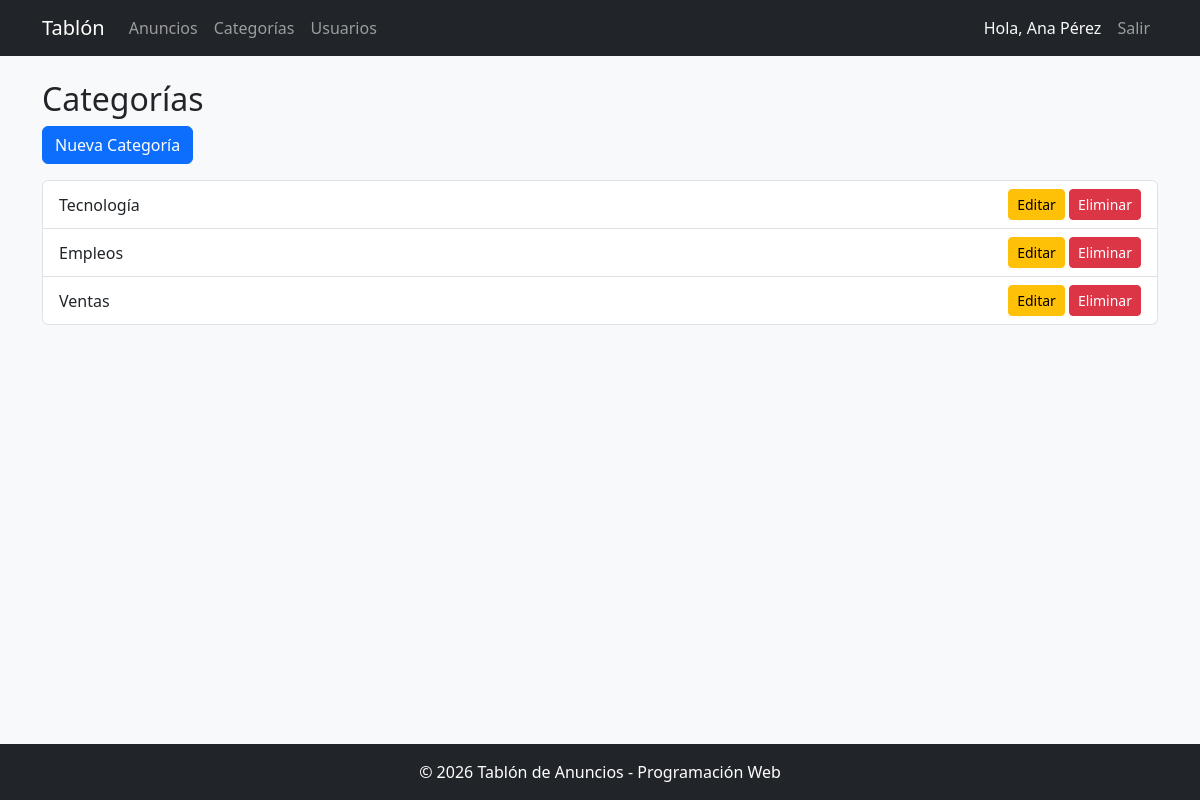
The page /categorias/ (signed in) on the database its author committed.
### app/models.py (models this page shows, shortened)
class Usuario(UserMixin, db.Model):
    __tablename__ = 'usuarios'
    id = db.Column(db.Integer, primary_key=True)
    nombre = db.Column(db.String(100), nullable=False)
    email = db.Column(db.String(120), unique=True, nullable=False)
    password_hash = db.Column(db.String(128), nullable=False)
    anuncios = db.relationship('Anuncio', backref='autor', lazy=True)

class Categoria(db.Model):
    __tablename__ = 'categorias'
    id = db.Column(db.Integer, primary_key=True)
    nombre = db.Column(db.String(50), unique=True, nullable=False)
    anuncios = db.relationship('Anuncio', backref='categoria', lazy=True)

### app/categorias/routes.py (the view)
@bp_categorias.route('/')
@login_required
def listar():
    categorias = Categoria.query.all()
    return render_template('categorias_listar.html', categorias=categorias)

### app/app.py (called while the page is built)
@login_manager.user_loader
def load_user(user_id):
    from app.models import Usuario
    return Usuario.query.get(int(user_id))

### app/categorias/templates/categorias_listar.html
{% extends "base.html" %}
{% block content %}
<h2>Categorías</h2>
<a href="{{ url_for('categorias.form') }}" class="btn btn-primary mb-3">Nueva Categoría</a>
<ul class="list-group">
    {% for c in categorias %}
    <li class="list-group-item d-flex justify-content-between align-items-center">
        {{ c.nombre }}
        <div>
            <a href="{{ url_for('categorias.form', id=c.id) }}" class="btn btn-sm btn-warning">Editar</a>
            <a href="{{ url_for('categorias.eliminar', id=c.id) }}" class="btn btn-sm btn-danger">Eliminar</a>
        </div>
    </li>
    {% endfor %}
</ul>
{% endblock %}

### app/templates/base.html (shortened to what this page needs)
<!DOCTYPE html>
<html lang="es">
<head>
    <link href="https://cdn.jsdelivr.net/npm/bootstrap@5.3.0/dist/css/bootstrap.min.css" rel="stylesheet">
</head>
<body class="d-flex flex-column min-vh-100 bg-light">
    <nav class="navbar navbar-expand-lg navbar-dark bg-dark">
        <div class="container">
            <a class="navbar-brand" href="{{ url_for('index') }}">Tablón</a>
            <div class="collapse navbar-collapse" id="navbarNav">
                <ul class="navbar-nav me-auto">
                    <li class="nav-item">
                        <a class="nav-link" href="{{ url_for('anuncios.listar') }}">Anuncios</a>
                    </li>
                    {% if current_user.is_authenticated %}
                    <li class="nav-item">
                        <a class="nav-link" href="{{ url_for('categorias.listar') }}">Categorías</a>
                    </li>
                    <li class="nav-item">
                        <a class="nav-link" href="{{ url_for('usuarios.listar') }}">Usuarios</a>
                    </li>
                    {% endif %}
                </ul>
                <ul class="navbar-nav">
                    {% if current_user.is_authenticated %}
                        <li class="nav-item">
                            <span class="nav-link text-light">Hola, {{ current_user.nombre }}</span>
                        </li>
                        <li class="nav-item">
                            <a class="nav-link" href="{{ url_for('auth.logout') }}">Salir</a>
                        </li>
                    {% else %}
                        <li class="nav-item">
                            <a class="nav-link" href="{{ url_for('auth.login') }}">Login</a>
                        </li>
                    {% endif %}
                </ul>
            </div>
        </div>
    </nav>
    <main class="container flex-grow-1 mt-4">
        {% block content %}{% endblock %}
    </main>
    <footer class="bg-dark text-white text-center py-3 mt-auto">
        <p class="mb-0">&copy; 2026 Tablón de Anuncios - Programación Web</p>
    </footer>
</body>
</html>

### rows shown on the page
Usuario: nombre "Ana Pérez"
Categoria: nombre "Tecnología"
Categoria: nombre "Empleos"
Categoria: nombre "Ventas"
